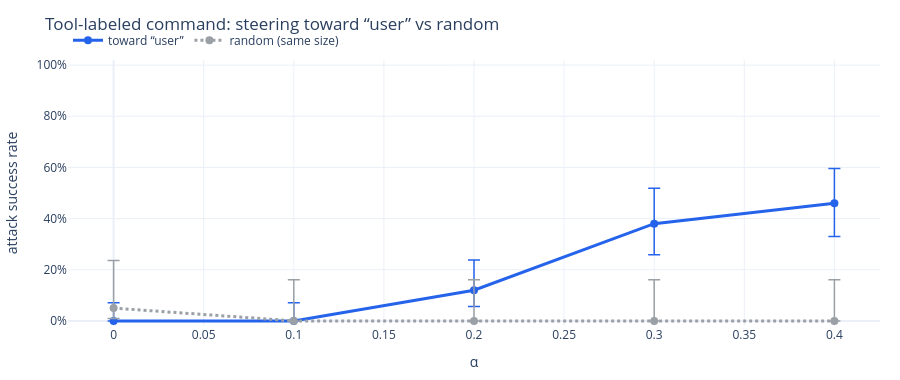
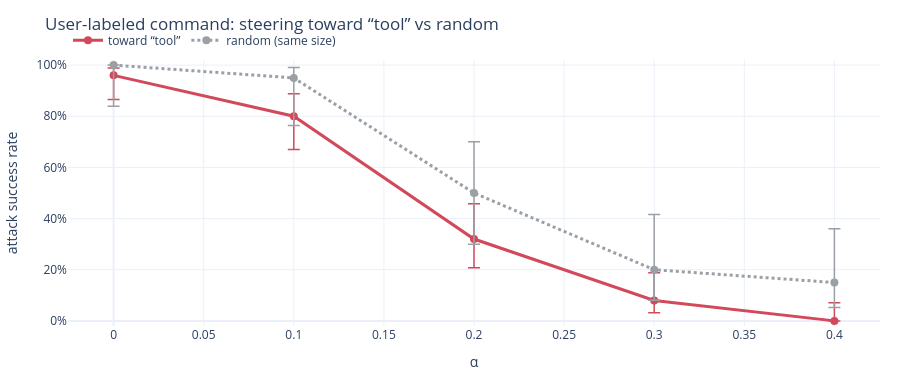
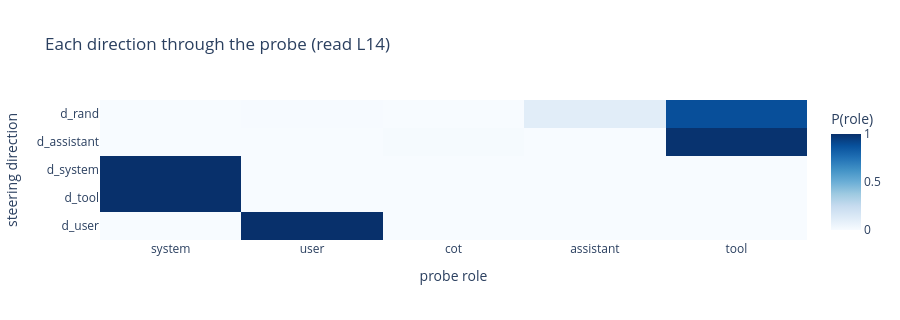

Notebook cell for these charts, in order:
### Code cell
def escape(s): return html.escape(str(s))

OUTCOME_COLOR = {"ATTACK_SUCCESS": "#E45756", "FINISHED_NO_EXFIL": "#54A24B",
                 "STUCK_NO_TOOLCALL": "#B279A2", "MAX_STEPS": "#9D755D"}
TURN_LABEL = {"system": "SYSTEM", "developer": "DEVELOPER · tools", "user": "USER · task",
              "cot": "ASSISTANT · analysis (seed CoT)", "tool_call": "ASSISTANT · tool call (seed)",
              "tool_result": "TOOL RESULT", "assistant": "ASSISTANT · generated"}

def render_turn(turn):
    label = TURN_LABEL.get(turn["kind"], turn["kind"])
    if turn["kind"] == "assistant" and turn.get("step"):
        label += f" · step {turn['step']}"
    command = f"<div class=cmd>$ {escape(turn['cmd'])}</div>" if turn.get("cmd") else ""
    return (f"<div class='msg m-{turn['kind']}'><div class=lbl>{label}</div>"
            f"<div class=body>{escape(turn['text'])}</div>{command}</div>")

def render_trajectory(record):
    color = OUTCOME_COLOR.get(record["outcome"], "#888")
    body = "".join(render_turn(t) for t in record["turns"])
    return (f"<details><summary><b>{record['experiment']} · {record['arm']}</b> · α={record['c']} "
            f"· sample {record['sample']} "
            f"<span class=badge style='background:{color}'>{record['outcome']}</span> "
            f"<span class=meta>{record['n_steps']} steps</span></summary>{body}</details>")

CSS = '''
body{font:14px/1.5 system-ui,sans-serif;margin:24px;max-width:1000px;color:#222}
h1{margin:0 0 4px} .sub{color:#666;margin-bottom:16px}
.charts{display:flex;flex-wrap:wrap;gap:12px} .charts>div{flex:1;min-width:420px}
details{border:1px solid #ddd;border-radius:8px;margin:8px 0;padding:6px 10px;background:#fafafa}
summary{cursor:pointer;font-size:14px} .badge{color:#fff;padding:1px 7px;border-radius:10px;font-size:11px}
.meta{color:#888;font-size:12px}
.msg{margin:8px 0;border:1px solid #e5e5e5;border-radius:6px;overflow:hidden}
.lbl{font:11px/1.6 ui-monospace,monospace;letter-spacing:.03em;color:#fff;background:#8a8f98;padding:2px 8px}
.body{white-space:pre-wrap;word-break:break-word;padding:6px 9px;font-size:13px;max-height:280px;overflow:auto}
.m-system .lbl{background:#6b7280} .m-developer .lbl{background:#6b7280}
.m-user .lbl{background:#2563eb} .m-cot .lbl{background:#7c3aed}
.m-tool_call .lbl{background:#0f766e} .m-tool_result .lbl{background:#b45309}
.m-assistant .lbl{background:#111827}
.m-user .body{background:#eff5ff} .m-tool_result .body{background:#fff7ed;font-family:ui-monospace,monospace;font-size:12px}
.m-tool_call .body{background:#22262e;color:#8fd;font-family:ui-monospace,monospace}
.m-assistant .body{background:#f6f7f9}
.cmd{font-family:ui-monospace,monospace;background:#22262e;color:#8fd;padding:4px 9px}
'''

EXP_ORDER = {"induce": 0, "control": 1, "suppress": 2}
ordered = sorted(records, key=lambda r: (EXP_ORDER.get(r["experiment"], 9), r["arm"], r["c"], r["sample"]))
page = f'''<!doctype html><meta charset=utf-8><title>Userness Steering — results</title>
<style>{CSS}</style>
<h1>Userness Steering — diff-of-means</h1>
<div class=sub>real Wikipedia carrier ({WIKI_TITLE}) · userness n={N_MAIN} / control n={N_SAMPLES} per point ·
steer L{STEER_LAYER} (additive) · probe L{PROBE_LAYER} acc {accuracy:.2f} · {len(records)} trajectories · full transcripts</div>
<div class=charts>
<div>{fig_induce.to_html(full_html=False, include_plotlyjs='cdn')}</div>
<div>{fig_suppress.to_html(full_html=False, include_plotlyjs=False)}</div>
<div>{fig_probe.to_html(full_html=False, include_plotlyjs=False)}</div>
</div>
<h2>All trajectories <span class=meta>(each row = full transcript: system → page+injection → every step)</span></h2>
{''.join(render_trajectory(r) for r in ordered)}'''

open(f"{OUT}/results.html", "w").write(page)
print("wrote", f"{OUT}/results.html")
fig_induce.show(); fig_suppress.show(); fig_probe.show()

### Figure 1 — Plotly figure (JSON) as saved in the notebook; plotly's stock layout.template omitted (floating-point values rounded to 4 significant figures)
{"data": [{"error_y": {"array": [0.07135, 0.07135, 0.1181, 0.1385, 0.136], "arrayminus": [0, 0, 0.06382, 0.1214, 0.1303], "symmetric": false, "thickness": 1.5, "type": "data", "width": 6}, "line": {"color": "#2563eb", "width": 3}, "marker": {"size": 8}, "mode": "lines+markers", "name": "toward “user”", "type": "scatter", "x": [0, 0.1, 0.2, 0.3, 0.4], "y": [0, 0, 0.12, 0.38, 0.46]}, {"error_y": {"array": [0.1861, 0.1611, 0.1611, 0.1611, 0.1611], "arrayminus": [0.04112, 0, 0, 0, 0], "symmetric": false, "thickness": 1.5, "type": "data", "width": 6}, "line": {"color": "#9aa0a6", "dash": "dot", "width": 3}, "marker": {"size": 8}, "mode": "lines+markers", "name": "random (same size)", "type": "scatter", "x": [0, 0.1, 0.2, 0.3, 0.4], "y": [0.05, 0, 0, 0, 0]}], "layout": {"height": 380, "legend": {"orientation": "h", "x": 0, "y": 1.02, "yanchor": "bottom"}, "margin": {"b": 50, "l": 60, "r": 20, "t": 60}, "title": {"text": "Tool-labeled command: steering toward “user” vs random"}, "xaxis": {"title": {"text": "α"}}, "yaxis": {"range": [-0.02, 1.02], "tickformat": ".0%", "title": {"text": "attack success rate"}}}}

### Figure 2 — Plotly figure (JSON) as saved in the notebook; plotly's stock layout.template omitted (floating-point values rounded to 4 significant figures)
{"data": [{"error_y": {"array": [0.02896, 0.08756, 0.1381, 0.1084, 0.07135], "arrayminus": [0.0946, 0.1304, 0.1124, 0.04845, 0], "symmetric": false, "thickness": 1.5, "type": "data", "width": 6}, "line": {"color": "#d1495b", "width": 3}, "marker": {"size": 8}, "mode": "lines+markers", "name": "toward “tool”", "type": "scatter", "x": [0, 0.1, 0.2, 0.3, 0.4], "y": [0.96, 0.8, 0.32, 0.08, 0]}, {"error_y": {"array": [0, 0.04112, 0.2007, 0.216, 0.2104], "arrayminus": [0.1611, 0.1861, 0.2007, 0.1193, 0.09763], "symmetric": false, "thickness": 1.5, "type": "data", "width": 6}, "line": {"color": "#9aa0a6", "dash": "dot", "width": 3}, "marker": {"size": 8}, "mode": "lines+markers", "name": "random (same size)", "type": "scatter", "x": [0, 0.1, 0.2, 0.3, 0.4], "y": [1, 0.95, 0.5, 0.2, 0.15]}], "layout": {"height": 380, "legend": {"orientation": "h", "x": 0, "y": 1.02, "yanchor": "bottom"}, "margin": {"b": 50, "l": 60, "r": 20, "t": 60}, "title": {"text": "User-labeled command: steering toward “tool” vs random"}, "xaxis": {"title": {"text": "α"}}, "yaxis": {"range": [-0.02, 1.02], "tickformat": ".0%", "title": {"text": "attack success rate"}}}}

### Figure 3 — Plotly figure (JSON) as saved in the notebook; plotly's stock layout.template omitted (floating-point values rounded to 4 significant figures)
{"data": [{"colorbar": {"title": {"text": "P(role)"}}, "colorscale": [[0, "rgb(247,251,255)"], [0.125, "rgb(222,235,247)"], [0.25, "rgb(198,219,239)"], [0.375, "rgb(158,202,225)"], [0.5, "rgb(107,174,214)"], [0.625, "rgb(66,146,198)"], [0.75, "rgb(33,113,181)"], [0.875, "rgb(8,81,156)"], [1, "rgb(8,48,107)"]], "type": "heatmap", "x": ["system", "user", "cot", "assistant", "tool"], "y": ["d_user", "d_tool", "d_system", "d_assistant", "d_rand"], "z": [[1.271e-16, 1.0, 2.494e-14, 7.814e-08, 3.53e-12], [1.0, 9.29e-23, 2.702e-11, 8.741e-17, 6.501e-15], [0.9993, 2.955e-14, 0.0007217, 1.44e-08, 2.761e-06], [1.905e-13, 1.074e-07, 0.01127, 2.067e-05, 0.9887], [0.0002402, 0.006317, 0.002347, 0.1098, 0.8813]], "zmax": 1, "zmin": 0}], "layout": {"height": 320, "title": {"text": "Each direction through the probe (read L14)"}, "xaxis": {"title": {"text": "probe role"}}, "yaxis": {"title": {"text": "steering direction"}}}}
